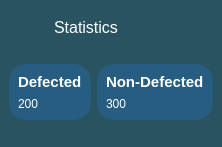
      <widget class="QWidget" name="stat_page">
       <layout class="QHBoxLayout" name="horizontalLayout_16">
        <property name="spacing">
         <number>0</number>
        </property>
        <property name="leftMargin">
         <number>0</number>
        </property>
        <property name="topMargin">
         <number>0</number>
        </property>
        <property name="rightMargin">
         <number>0</number>
        </property>
        <property name="bottomMargin">
         <number>0</number>
        </property>
        <item>
         <widget class="QWidget" name="widget_16" native="true">
          <property name="styleSheet">
           <string notr="true">background-color: #295361;
color: #fff;</string>
          </property>
          <layout class="QVBoxLayout" name="verticalLayout_20">
           <property name="spacing">
            <number>0</number>
           </property>
           <property name="leftMargin">
            <number>0</number>
           </property>
           <property name="topMargin">
            <number>0</number>
           </property>
           <property name="rightMargin">
            <number>0</number>
           </property>
           <property name="bottomMargin">
            <number>0</number>
           </property>
           <item>
            <widget class="QWidget" name="widget" native="true">
             <property name="maximumSize">
              <size>
               <width>16777215</width>
               <height>80</height>
              </size>
             </property>
             <property name="styleSheet">
              <string notr="true">background-color: rgb(76, 163, 255);
background-color: #295361;</string>
             </property>
             <layout class="QVBoxLayout" name="verticalLayout_25">
              <item>
               <widget class="QWidget" name="widget_13" native="true">
                <layout class="QHBoxLayout" name="horizontalLayout_5">
                 <item>
                  <widget class="QPushButton" name="pushButton_3">
                   <property name="maximumSize">
                    <size>
                     <width>30</width>
                     <height>30</height>
                    </size>
                   </property>
                   <property name="styleSheet">
                    <string notr="true">border: 0;
</string>
                   </property>
                   <property name="text">
                    <string/>
                   </property>
                   <property name="icon">
                    <iconset resource="resource1.qrc">
                     <normaloff>:/icons/feather/chevron-left.svg</normaloff>:/icons/feather/chevron-left.svg</iconset>
                   </property>
                   <property name="iconSize">
                    <size>
                     <width>20</width>
                     <height>20</height>
                    </size>
                   </property>
                  </widget>
                 </item>
                 <item>
                  <widget class="QLabel" name="label_5">
                   <property name="font">
                    <font>
                     <pointsize>12</pointsize>
                    </font>
                   </property>
                   <property name="text">
                    <string>Statistics</string>
                   </property>
                  </widget>
                 </item>
                </layout>
               </widget>
              </item>
             </layout>
            </widget>
           </item>
           <item>
            <widget class="QWidget" name="widget_15" native="true">
             <property name="styleSheet">
              <string notr="true">color: #000;</string>
             </property>
             <layout class="QHBoxLayout" name="horizontalLayout_14">
              <item>
               <widget class="QWidget" name="widget_18" native="true">
                <property name="styleSheet">
                 <string notr="true">background-color: rgb(255, 255, 255);
color: #fff;
border-radius: 17;
background-color: #265D80</string>
                </property>
                <layout class="QVBoxLayout" name="verticalLayout_21">
                 <item>
                  <widget class="QLabel" name="label_17">
                   <property name="font">
                    <font>
                     <pointsize>11</pointsize>
                     <weight>75</weight>
                     <bold>true</bold>
                    </font>
                   </property>
                   <property name="text">
                    <string>Defected</string>
                   </property>
                   <property name="wordWrap">
                    <bool>false</bool>
                   </property>
                  </widget>
                 </item>
                 <item>
                  <widget class="QLabel" name="label_19">
                   <property name="font">
                    <font>
                     <pointsize>9</pointsize>
                    </font>
                   </property>
                   <property name="text">
                    <string>200</string>
                   </property>
                  </widget>
                 </item>
                </layout>
               </widget>
              </item>
              <item>
               <widget class="QWidget" name="widget_19" native="true">
                <property name="styleSheet">
                 <string notr="true">background-color: rgb(255, 255, 255);
border-radius: 17;
color: #fff;
background-color: #265D80;</string>
                </property>
                <layout class="QVBoxLayout" name="verticalLayout_22">
                 <item>
                  <widget class="QLabel" name="label_18">
                   <property name="font">
                    <font>
                     <pointsize>11</pointsize>
                     <weight>75</weight>
                     <bold>true</bold>
                    </font>
                   </property>
                   <property name="text">
                    <string>Non-Defected</string>
                   </property>
                   <property name="wordWrap">
                    <bool>true</bool>
                   </property>
                  </widget>
                 </item>
                 <item>
                  <widget class="QLabel" name="label_20">
                   <property name="font">
                    <font>
                     <pointsize>9</pointsize>
                    </font>
                   </property>
                   <property name="text">
                    <string>300</string>
                   </property>
                  </widget>
                 </item>
                </layout>
               </widget>
              </item>
             </layout>
            </widget>
           </item>
           <item>
            <widget class="QWidget" name="widget_17" native="true">
             <property name="styleSheet">
              <string notr="true">color: #000;</string>
             </property>
             <layout class="QHBoxLayout" name="horizontalLayout_15">
              <item>
               <widget class="QWidget" name="widget_20" native="true">
                <property name="styleSheet">
                 <string notr="true">background-color: rgb(255, 255, 255);</string>
                </property>
                <widget class="QLabel" name="label_21">
                 <property name="geometry">
                  <rect>
                   <x>40</x>
                   <y>30</y>
                   <width>47</width>
                   <height>13</height>
                  </rect>
                 </property>
                 <property name="text">
                  <string>Plot1</string>
                 </property>
                </widget>
               </widget>
              </item>
              <item>
               <widget class="QWidget" name="widget_21" native="true">
                <property name="styleSheet">
                 <string notr="true">background-color: rgb(255, 255, 255);</string>
                </property>
                <widget class="QLabel" name="label_22">
                 <property name="geometry">
                  <rect>
                   <x>30</x>
                   <y>40</y>
                   <width>47</width>
                   <height>13</height>
                  </rect>
                 </property>
                 <property name="text">
                  <string>Plot2</string>
                 </property>
                </widget>
               </widget>
              </item>
             </layout>
            </widget>
           </item>
           <item>
            <widget class="QWidget" name="widget_14" native="true">
             <property name="maximumSize">
              <size>
               <width>16777215</width>
               <height>70</height>
              </size>
             </property>
             <property name="styleSheet">
              <string notr="true">background-color: rgb(0, 0, 0);</string>
             </property>
            </widget>
           </item>
          </layout>
         </widget>
        </item>
       </layout>
      </widget>
